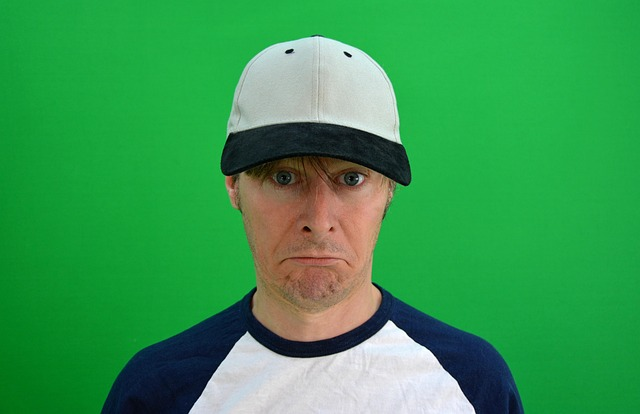
#> input picture opencv02/chroma.jpg, 640 x 414 px
$ python 02.03.py
#> lines starting #> are read from the running program, lines starting #| are printed output that depends on the picture; after the words box and inside, x2 and y2 are one past the last pixel; in counts of white or black regions, pixels touching at a corner belong together
import cv2

src1 = cv2.imread('chroma.jpg', cv2.IMREAD_GRAYSCALE)
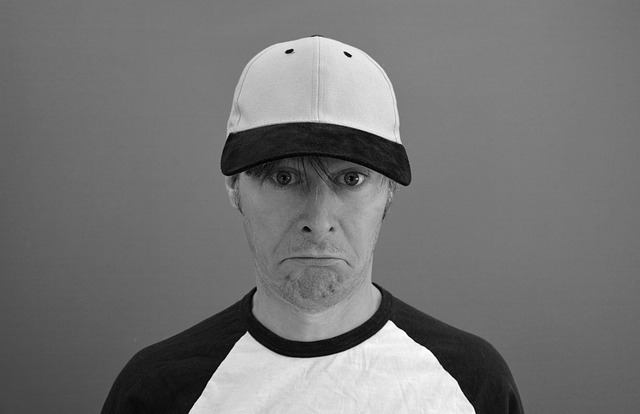
#> src1: shape (414, 640); min 0, max 255, mean 116
ret, src2 = cv2.threshold(src1, 0, 160, cv2.THRESH_BINARY)
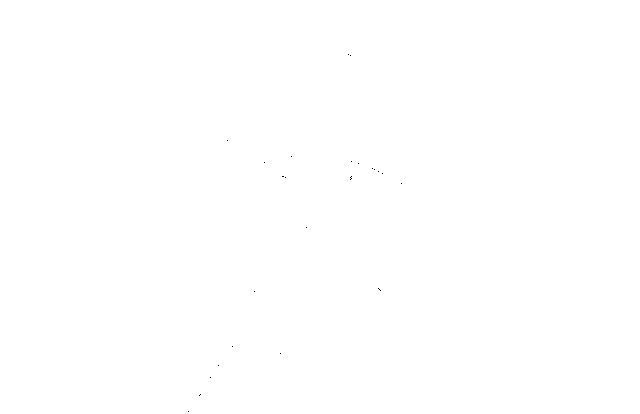
#> src2: shape (414, 640); values 0 (black) and 160 (white), 100% white; black in thin lines or dots, all inside (x1, y1, x2, y2) = (188, 54, 402, 412)
dst = cv2.bitwise_not(src1, src2)
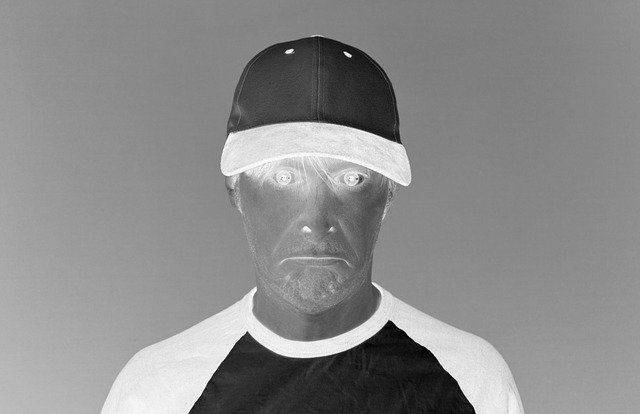
#> dst: shape (414, 640); min 0, max 255, mean 139
cv2.imshow('src1', src1)
cv2.imshow('src2', src2)
cv2.imshow('dst', dst)
cv2.waitKey(0)
cv2.destroyAllWindows()
